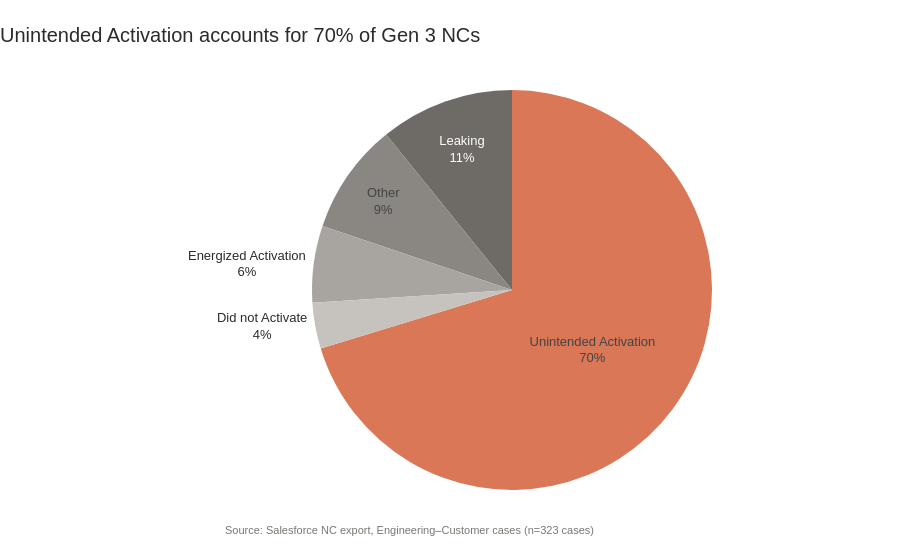

The code cell stored with this chart in its notebook:
### Markdown cell above
Generate pie chart of proportion of NC's by Problem Flag

### Code cell
top_flag_pct = share_of(pflag_counts, "Problem Flag", top_flag)

fig_pflag_pie = px.pie(
    pflag_counts,
    names="Problem Flag", values="Count",
    color="Problem Flag", color_discrete_map=pflag_color_map,
    title=f"{top_flag} accounts for {top_flag_pct:.0f}% of Gen 3 NCs",
)
fig_pflag_pie.update_traces(
    texttemplate="%{label}<br>%{percent:.0%}",
    insidetextorientation="horizontal",
)
fig_pflag_pie.update_layout(showlegend=False)
add_source(fig_pflag_pie, f"Source: Salesforce NC export, Engineering–Customer cases (n={len(df_customer)} cases)")

### Figure 1 — Plotly figure (JSON) as saved in the notebook; plotly's stock layout.template omitted (floating-point values rounded to 4 significant figures)
{"data": [{"customdata": [["Unintended Activation"], ["Leaking"], ["Other"], ["Energized Activation"], ["Did not Activate"]], "domain": {"x": [0, 1], "y": [0, 1]}, "hovertemplate": "Problem Flag=%{customdata[0]}<br>Count=%{value}<extra></extra>", "insidetextorientation": "horizontal", "labels": ["Unintended Activation", "Leaking", "Other", "Energized Activation", "Did not Activate"], "legendgroup": "", "marker": {"colors": ["#D97757", "#6E6B66", "#8A8782", "#A8A5A0", "#C6C3BE"]}, "name": "", "showlegend": true, "texttemplate": "%{label}<br>%{percent:.0%}", "type": "pie", "values": [227, 35, 29, 20, 12]}], "layout": {"annotations": [{"font": {"color": "#7A7772", "size": 11}, "showarrow": false, "text": "Source: Salesforce NC export, Engineering–Customer cases (n=323 cases)", "x": 0, "xanchor": "left", "xref": "paper", "y": -0.12, "yref": "paper"}], "legend": {"tracegroupgap": 0}, "showlegend": false, "title": {"text": "Unintended Activation accounts for 70% of Gen 3 NCs"}}}
